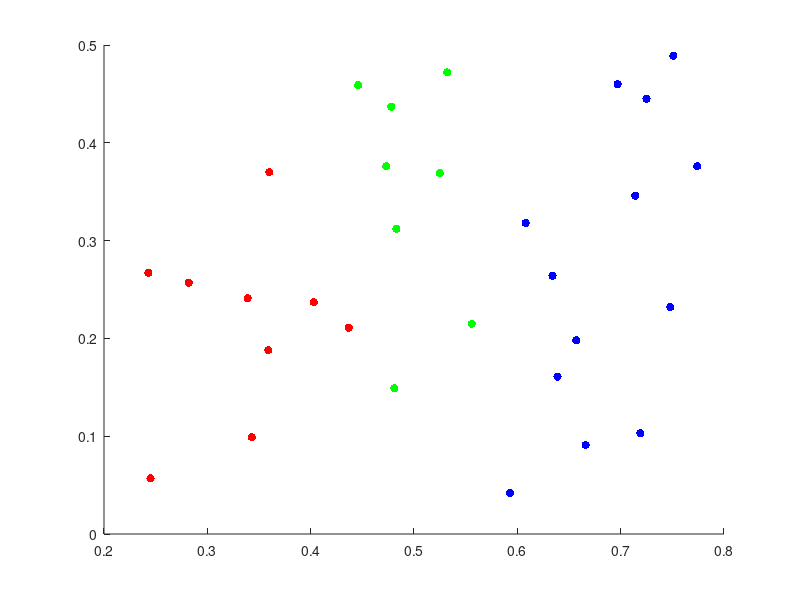

MATLAB code to generate this figure:
clear;
x = [0.697,0.774,0.634,0.608,0.556,0.403,0.481,0.437,0.666,0.243,0.245,0.343,0.639,0.657,0.360,0.593,0.719,0.359,0.339,0.282,0.748,0.714,0.483,0.478,0.525,0.751,0.532,0.473,0.725,0.446];
y = [0.460,0.376,0.264,0.318,0.215,0.237,0.149,0.211,0.091,0.267,0.057,0.099,0.161,0.198,0.370,0.042,0.103,0.188,0.241,0.257,0.232,0.346,0.312,0.437,0.369,0.489,0.472,0.376,0.445,0.459];
data = [x;y]';
k = 3;
m = 30;
alpha = [1/3,1/3,1/3];
sigma1 = [0.1,0.0;0.0,0.1];
sigma2 = [0.1,0.0;0.0,0.1];
sigma3 = [0.1,0.0;0.0,0.1];
mu1 = data(6,:);mu2 = data(22,:);mu3= data(27,:);
for iter = 1:50
    gamma1 = [];gamma2 = [];gamma3 =[];
    for j = 1:m
        gamma1(j) = alpha(1)*mvnpdf(data(j,:),mu1,sigma1)/(alpha(1)*mvnpdf(data(j,:),mu1,sigma1)+alpha(2)*mvnpdf(data(j,:),mu2,sigma2)+alpha(3)*mvnpdf(data(j,:),mu3,sigma3));
        gamma2(j) = alpha(2)*mvnpdf(data(j,:),mu2,sigma2)/(alpha(1)*mvnpdf(data(j,:),mu1,sigma1)+alpha(2)*mvnpdf(data(j,:),mu2,sigma2)+alpha(3)*mvnpdf(data(j,:),mu3,sigma3));
        gamma3(j) = alpha(3)*mvnpdf(data(j,:),mu3,sigma3)/(alpha(1)*mvnpdf(data(j,:),mu1,sigma1)+alpha(2)*mvnpdf(data(j,:),mu2,sigma2)+alpha(3)*mvnpdf(data(j,:),mu3,sigma3));
    end
    total1 = [0,0];total2 = [0,0];total3 = [0,0];
    total21 = [0,0;0,0];total22 = [0,0;0,0];total23 = [0,0;0,0];
    alpha(1) = sum(gamma1)/m;alpha(2) = sum(gamma2)/m;alpha(3) = sum(gamma3)/m;
    for j = 1:m
        total1 = total1 + gamma1(j).*data(j,:);
        total2 = total2 + gamma2(j).*data(j,:);
        total3 = total3 + gamma3(j).*data(j,:);
    end
    mu1 = total1/sum(gamma1);mu2 = total2/sum(gamma2);mu3 = total3/sum(gamma3);
    for j = 1:m
        total21 = total21 + gamma1(j).*((data(j,:)-mu1)'*(data(j,:)-mu1));
        total22 = total22 + gamma2(j).*((data(j,:)-mu2)'*(data(j,:)-mu2));
        total23 = total23 + gamma3(j).*((data(j,:)-mu3)'*(data(j,:)-mu3));
    end
    sigma1 = total21/sum(gamma1);sigma2 = total22/sum(gamma2);sigma3 = total23/sum(gamma3);
end
groupx1 = [];groupx2 = [];groupx3 = [];
groupy1 = [];groupy2 = [];groupy3 = [];
for n = 1:m
    A = [gamma1(n),gamma2(n),gamma3(n)];
    if gamma1(n) == max(A)
        groupx1 = [groupx1,data(n,1)];
        groupy1 = [groupy1,data(n,2)];
    elseif gamma2(n) == max(A)
        groupx2 = [groupx2,data(n,1)];
        groupy2 = [groupy2,data(n,2)];
    else
        groupx3 = [groupx3,data(n,1)];
        groupy3 = [groupy3,data(n,2)];
    end
end
scatter(groupx1,groupy1,'r','filled')
hold on
scatter(groupx2,groupy2,'b','filled')
hold on
scatter(groupx3,groupy3,'g','filled')
